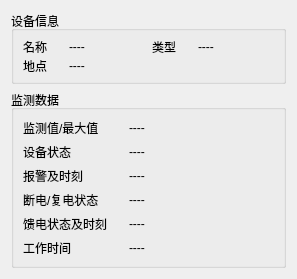
<?xml version="1.0" encoding="UTF-8"?>
<ui version="4.0">
 <class>SimuDlg</class>
 <widget class="QWidget" name="SimuDlg">
  <property name="geometry">
   <rect>
    <x>0</x>
    <y>0</y>
    <width>297</width>
    <height>279</height>
   </rect>
  </property>
  <property name="minimumSize">
   <size>
    <width>297</width>
    <height>279</height>
   </size>
  </property>
  <property name="maximumSize">
   <size>
    <width>297</width>
    <height>279</height>
   </size>
  </property>
  <property name="windowTitle">
   <string>监测信息</string>
  </property>
  <layout class="QGridLayout" name="gridLayout_4">
   <item row="0" column="0">
    <layout class="QVBoxLayout" name="verticalLayout_2">
     <item>
      <widget class="QGroupBox" name="groupBox">
       <property name="minimumSize">
        <size>
         <width>0</width>
         <height>60</height>
        </size>
       </property>
       <property name="maximumSize">
        <size>
         <width>16777215</width>
         <height>100</height>
        </size>
       </property>
       <property name="title">
        <string>设备信息</string>
       </property>
       <layout class="QGridLayout" name="gridLayout_2">
        <item row="0" column="0">
         <layout class="QGridLayout" name="gridLayout">
          <item row="0" column="0">
           <layout class="QHBoxLayout" name="horizontalLayout_4">
            <item>
             <layout class="QHBoxLayout" name="horizontalLayout">
              <item>
               <widget class="QLabel" name="label">
                <property name="maximumSize">
                 <size>
                  <width>40</width>
                  <height>16777215</height>
                 </size>
                </property>
                <property name="text">
                 <string>名称</string>
                </property>
               </widget>
              </item>
              <item>
               <widget class="QLabel" name="nameLabel">
                <property name="text">
                 <string>----</string>
                </property>
               </widget>
              </item>
             </layout>
            </item>
            <item>
             <layout class="QHBoxLayout" name="horizontalLayout_2">
              <item>
               <widget class="QLabel" name="label_3">
                <property name="maximumSize">
                 <size>
                  <width>40</width>
                  <height>16777215</height>
                 </size>
                </property>
                <property name="text">
                 <string>类型</string>
                </property>
               </widget>
              </item>
              <item>
               <widget class="QLabel" name="typeLabel">
                <property name="text">
                 <string>----</string>
                </property>
               </widget>
              </item>
             </layout>
            </item>
           </layout>
          </item>
          <item row="1" column="0">
           <layout class="QHBoxLayout" name="horizontalLayout_3">
            <item>
             <widget class="QLabel" name="label_2">
              <property name="maximumSize">
               <size>
                <width>40</width>
                <height>16777215</height>
               </size>
              </property>
              <property name="text">
               <string>地点</string>
              </property>
             </widget>
            </item>
            <item>
             <widget class="QLabel" name="addressLabel">
              <property name="text">
               <string>----</string>
              </property>
             </widget>
            </item>
           </layout>
          </item>
         </layout>
        </item>
       </layout>
      </widget>
     </item>
     <item>
      <widget class="QGroupBox" name="groupBox_2">
       <property name="minimumSize">
        <size>
         <width>0</width>
         <height>178</height>
        </size>
       </property>
       <property name="title">
        <string>监测数据</string>
       </property>
       <layout class="QGridLayout" name="gridLayout_3">
        <item row="0" column="0">
         <layout class="QVBoxLayout" name="verticalLayout">
          <item>
           <layout class="QHBoxLayout" name="horizontalLayout_5">
            <item>
             <widget class="QLabel" name="label_7">
              <property name="maximumSize">
               <size>
                <width>100</width>
                <height>16777215</height>
               </size>
              </property>
              <property name="text">
               <string>监测值/最大值</string>
              </property>
             </widget>
            </item>
            <item>
             <widget class="QLabel" name="jianceLabel">
              <property name="text">
               <string>----</string>
              </property>
             </widget>
            </item>
           </layout>
          </item>
          <item>
           <layout class="QHBoxLayout" name="horizontalLayout_6">
            <item>
             <widget class="QLabel" name="label_8">
              <property name="maximumSize">
               <size>
                <width>100</width>
                <height>16777215</height>
               </size>
              </property>
              <property name="text">
               <string>设备状态</string>
              </property>
             </widget>
            </item>
            <item>
             <widget class="QLabel" name="statusLabel">
              <property name="text">
               <string>----</string>
              </property>
             </widget>
            </item>
           </layout>
          </item>
          <item>
           <layout class="QHBoxLayout" name="horizontalLayout_7">
            <item>
             <widget class="QLabel" name="label_9">
              <property name="maximumSize">
               <size>
                <width>100</width>
                <height>16777215</height>
               </size>
              </property>
              <property name="text">
               <string>报警及时刻</string>
              </property>
             </widget>
            </item>
            <item>
             <widget class="QLabel" name="baojingLabel">
              <property name="text">
               <string>----</string>
              </property>
             </widget>
            </item>
           </layout>
          </item>
          <item>
           <layout class="QHBoxLayout" name="horizontalLayout_8">
            <item>
             <widget class="QLabel" name="label_10">
              <property name="maximumSize">
               <size>
                <width>100</width>
                <height>16777215</height>
               </size>
              </property>
              <property name="text">
               <string>断电/复电状态</string>
              </property>
             </widget>
            </item>
            <item>
             <widget class="QLabel" name="duandianLabel">
              <property name="text">
               <string>----</string>
              </property>
             </widget>
            </item>
           </layout>
          </item>
          <item>
           <layout class="QHBoxLayout" name="horizontalLayout_9">
            <item>
             <widget class="QLabel" name="label_11">
              <property name="maximumSize">
               <size>
                <width>100</width>
                <height>16777215</height>
               </size>
              </property>
              <property name="text">
               <string>馈电状态及时刻</string>
              </property>
             </widget>
            </item>
            <item>
             <widget class="QLabel" name="kuidianLabel">
              <property name="text">
               <string>----</string>
              </property>
             </widget>
            </item>
           </layout>
          </item>
          <item>
           <layout class="QHBoxLayout" name="horizontalLayout_10">
            <item>
             <widget class="QLabel" name="label_12">
              <property name="maximumSize">
               <size>
                <width>100</width>
                <height>16777215</height>
               </size>
              </property>
              <property name="text">
               <string>工作时间</string>
              </property>
             </widget>
            </item>
            <item>
             <widget class="QLabel" name="timeLabel">
              <property name="text">
               <string>----</string>
              </property>
             </widget>
            </item>
           </layout>
          </item>
         </layout>
        </item>
       </layout>
      </widget>
     </item>
    </layout>
   </item>
  </layout>
 </widget>
 <resources/>
 <connections/>
</ui>
